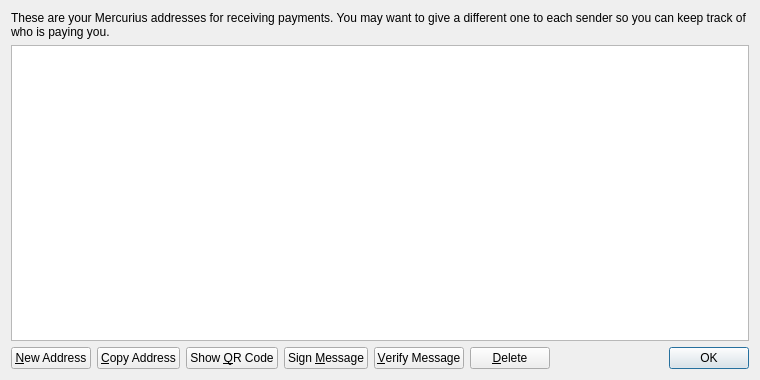
<?xml version="1.0" encoding="UTF-8"?>
<ui version="4.0">
 <class>AddressBookPage</class>
 <widget class="QWidget" name="AddressBookPage">
  <property name="geometry">
   <rect>
    <x>0</x>
    <y>0</y>
    <width>760</width>
    <height>380</height>
   </rect>
  </property>
  <property name="windowTitle">
   <string>Address Book</string>
  </property>
  <layout class="QVBoxLayout" name="verticalLayout">
   <item>
    <widget class="QLabel" name="labelExplanation">
     <property name="text">
      <string>These are your Mercurius addresses for receiving payments. You may want to give a different one to each sender so you can keep track of who is paying you.</string>
     </property>
     <property name="textFormat">
      <enum>Qt::PlainText</enum>
     </property>
     <property name="wordWrap">
      <bool>true</bool>
     </property>
    </widget>
   </item>
   <item>
    <widget class="QTableView" name="tableView">
     <property name="contextMenuPolicy">
      <enum>Qt::CustomContextMenu</enum>
     </property>
     <property name="toolTip">
      <string>Double-click to edit address or label</string>
     </property>
     <property name="tabKeyNavigation">
      <bool>false</bool>
     </property>
     <property name="alternatingRowColors">
      <bool>true</bool>
     </property>
     <property name="selectionMode">
      <enum>QAbstractItemView::SingleSelection</enum>
     </property>
     <property name="selectionBehavior">
      <enum>QAbstractItemView::SelectRows</enum>
     </property>
     <property name="sortingEnabled">
      <bool>true</bool>
     </property>
     <attribute name="verticalHeaderVisible">
      <bool>false</bool>
     </attribute>
    </widget>
   </item>
   <item>
    <layout class="QHBoxLayout" name="horizontalLayout">
     <item>
      <widget class="QPushButton" name="newAddressButton">
       <property name="toolTip">
        <string>Create a new address</string>
       </property>
       <property name="text">
        <string>&amp;New Address</string>
       </property>
       <property name="icon">
        <iconset resource="../bitcoin.qrc">
         <normaloff>:/icons/add</normaloff>:/icons/add</iconset>
       </property>
      </widget>
     </item>
     <item>
      <widget class="QPushButton" name="copyToClipboard">
       <property name="toolTip">
        <string>Copy the currently selected address to the system clipboard</string>
       </property>
       <property name="text">
        <string>&amp;Copy Address</string>
       </property>
       <property name="icon">
        <iconset resource="../bitcoin.qrc">
         <normaloff>:/icons/editcopy</normaloff>:/icons/editcopy</iconset>
       </property>
      </widget>
     </item>
     <item>
      <widget class="QPushButton" name="showQRCode">
       <property name="text">
        <string>Show &amp;QR Code</string>
       </property>
       <property name="icon">
        <iconset resource="../bitcoin.qrc">
         <normaloff>:/icons/qrcode</normaloff>:/icons/qrcode</iconset>
       </property>
      </widget>
     </item>
     <item>
      <widget class="QPushButton" name="signMessage">
       <property name="toolTip">
        <string>Sign a message to prove you own a Mercurius address</string>
       </property>
       <property name="text">
        <string>Sign &amp;Message</string>
       </property>
       <property name="icon">
        <iconset resource="../bitcoin.qrc">
         <normaloff>:/icons/edit</normaloff>:/icons/edit</iconset>
       </property>
      </widget>
     </item>
     <item>
      <widget class="QPushButton" name="verifyMessage">
       <property name="toolTip">
        <string>Verify a message to ensure it was signed with a specified Mercurius address</string>
       </property>
       <property name="text">
        <string>&amp;Verify Message</string>
       </property>
       <property name="icon">
        <iconset resource="../bitcoin.qrc">
         <normaloff>:/icons/transaction_0</normaloff>:/icons/transaction_0</iconset>
       </property>
      </widget>
     </item>
     <item>
      <widget class="QPushButton" name="deleteButton">
       <property name="toolTip">
        <string>Delete the currently selected address from the list</string>
       </property>
       <property name="text">
        <string>&amp;Delete</string>
       </property>
       <property name="icon">
        <iconset resource="../bitcoin.qrc">
         <normaloff>:/icons/remove</normaloff>:/icons/remove</iconset>
       </property>
      </widget>
     </item>
     <item>
      <spacer name="horizontalSpacer">
       <property name="orientation">
        <enum>Qt::Horizontal</enum>
       </property>
       <property name="sizeHint" stdset="0">
        <size>
         <width>40</width>
         <height>20</height>
        </size>
       </property>
      </spacer>
     </item>
     <item>
      <widget class="QDialogButtonBox" name="buttonBox">
       <property name="sizePolicy">
        <sizepolicy hsizetype="Maximum" vsizetype="Fixed">
         <horstretch>0</horstretch>
         <verstretch>0</verstretch>
        </sizepolicy>
       </property>
       <property name="standardButtons">
        <set>QDialogButtonBox::Ok</set>
       </property>
      </widget>
     </item>
    </layout>
   </item>
  </layout>
 </widget>
 <resources>
  <include location="../bitcoin.qrc"/>
 </resources>
 <connections/>
</ui>
